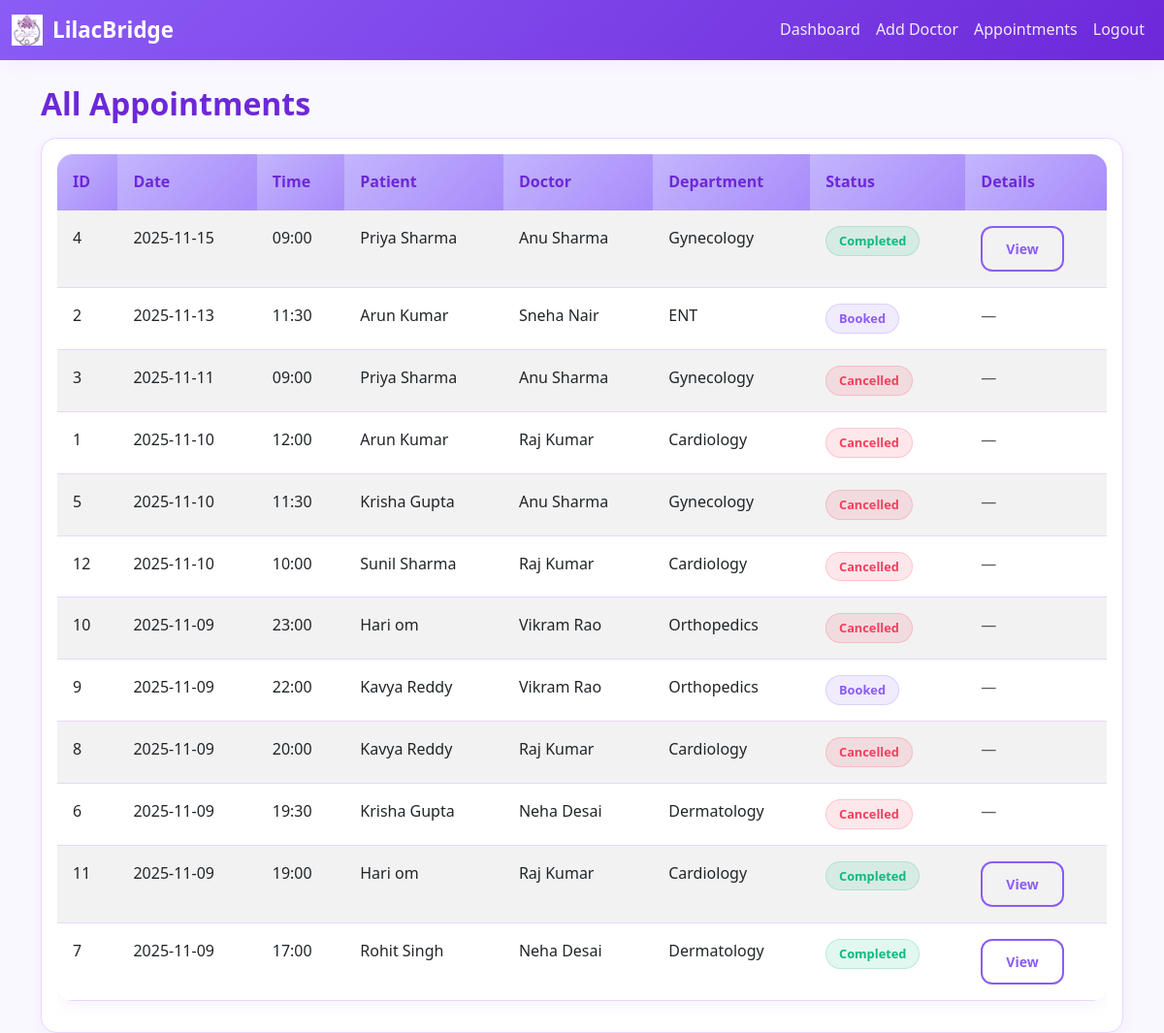
The page /admin/appointments (signed in) on the database its author committed.
### models.py (models this page shows, shortened)
class Appointment(db.Model):
    __tablename__ = 'appointment'
    id = db.Column(db.Integer, primary_key=True)
    patient_id = db.Column(db.Integer, db.ForeignKey('patient.id'), nullable=False)
    doctor_id = db.Column(db.Integer, db.ForeignKey('doctor.id'), nullable=False)
    date = db.Column(db.Date, nullable=False)
    time = db.Column(db.String(20), nullable=False)
    status = db.Column(db.String(20), default='Booked')
    created_at = db.Column(db.DateTime, default=datetime.utcnow)
    treatment = db.relationship('Treatment', backref='appointment', uselist=False, cascade='all, delete-orphan')

class Patient(db.Model):
    __tablename__ = 'patient'
    id = db.Column(db.Integer, primary_key=True)
    username = db.Column(db.String(80), unique=True, nullable=False)
    email = db.Column(db.String(120), unique=True, nullable=False)
    password_hash = db.Column(db.String(256), nullable=False)
    name = db.Column(db.String(120), nullable=False)
    age = db.Column(db.Integer)
    gender = db.Column(db.String(10))
    contact = db.Column(db.String(20))
    address = db.Column(db.Text)
    is_active = db.Column(db.Boolean, default=True)
    created_at = db.Column(db.DateTime, default=datetime.utcnow)
    appointments = db.relationship('Appointment', backref='patient', lazy=True)

class Doctor(db.Model):
    __tablename__ = 'doctor'
    id = db.Column(db.Integer, primary_key=True)
    username = db.Column(db.String(80), unique=True, nullable=False)
    email = db.Column(db.String(120), unique=True, nullable=False)
    password_hash = db.Column(db.String(256), nullable=False)
    name = db.Column(db.String(120), nullable=False)
    department_id = db.Column(db.Integer, db.ForeignKey('department.id'), nullable=False)
    specialization = db.Column(db.String(120))
    experience = db.Column(db.Integer)
    contact = db.Column(db.String(20))
    is_active = db.Column(db.Boolean, default=True)
    created_at = db.Column(db.DateTime, default=datetime.utcnow)
    appointments = db.relationship('Appointment', backref='doctor', lazy=True)
    availability = db.relationship('DoctorAvailability', backref='doctor', lazy=True, cascade='all, delete-orphan')

class Department(db.Model):
    __tablename__ = 'department'
    id = db.Column(db.Integer, primary_key=True)
    name = db.Column(db.String(100), nullable=False, unique=True)
    description = db.Column(db.Text)
    doctors = db.relationship('Doctor', backref='department', lazy=True, cascade='all, delete-orphan')

### app.py (the view)
@app.route('/admin/appointments')
def admin_appointments():
    if session.get('user_type') != 'admin':
        return redirect(url_for('login'))
    appointments = (
        Appointment.query
        .order_by(Appointment.date.desc(), Appointment.time.desc())
        .all()
    )
    show_id = request.args.get('show', type=int)
    highlight = Appointment.query.get(show_id) if show_id else None
    return render_template('admin_appointments.html', appointments=appointments, highlight=highlight)

### templates/admin_appointments.html (shortened to what this page needs)
{% extends "base.html" %}
{% block content %}
<h2 class="mb-3 section-title">All Appointments</h2>
<div class="card">
  <div class="card-body">
    <div class="table-responsive">
      <table class="table table-striped">
        <thead>
          <tr>
            <th>ID</th>
            <th>Date</th>
            <th>Time</th>
            <th>Patient</th>
            <th>Doctor</th>
            <th>Department</th>
            <th>Status</th>
            <th>Details</th>
          </tr>
        </thead>
        <tbody>
          {% for a in appointments %}
          <tr class="{% if highlight and highlight.id == a.id %}table-active{% endif %}">
            <td>{{ a.id }}</td>
            <td>{{ a.date }}</td>
            <td>{{ a.time }}</td>
            <td>{{ a.patient.name }}</td>
            <td>{{ a.doctor.name }}</td>
            <td>{{ a.doctor.department.name }}</td>
            <td>
              {% if a.status == 'Booked' %}
              <span class="badge badge-soft-primary">{{ a.status }}</span>
              {% elif a.status == 'Completed' %}
              <span class="badge badge-soft-success">{{ a.status }}</span>
              {% else %}
              <span class="badge badge-soft-danger">{{ a.status }}</span>
              {% endif %}
            </td>
            <td>
              {% if a.status == 'Completed' and a.treatment %}
              <a class="btn btn-sm btn-outline-primary" href="{{ url_for('admin_appointments', show=a.id) }}">View</a>
              {% else %}
              <span class="text-muted">—</span>
              {% endif %}
            </td>
          </tr>
          {% endfor %}
        </tbody>
      </table>
    </div>
  </div>
</div>
{% endblock %}

### static/css/style.css (style rules this page uses)
:root { --lilac-bg: #faf8ff; --lilac-card: #ffffff; --lilac-primary: #8b5cf6; --lilac-primary-600: #7c3aed; --lilac-primary-700: #6d28d9; --lilac-secondary: #a78bfa; --lilac-accent: #c4b5fd; --lilac-success: #10b981; --lilac-danger: #f43f5e; --lilac-warning: #f59e0b; --lilac-info: #06b6d4; --lilac-border: #e9d5ff; --lilac-muted: #8b5cf6; --lilac-shadow: 0 10px 30px rgba(139, 92, 246, 0.12); --lilac-shadow-soft: 0 4px 18px rgba(139, 92, 246, 0.08); }
html, body { background: var(--lilac-bg); font-family: ui-sans-serif, system-ui, -apple-system, "Segoe UI", Roboto, "Inter", sans-serif; }
body { color: #374151; line-height: 1.6; padding-top: 72px; }
.card { border: 1px solid var(--lilac-border); border-radius: 16px; background: var(--lilac-card); box-shadow: var(--lilac-shadow-soft); transition: all 0.3s ease; }
.btn { border-radius: 12px; font-weight: 600; padding: 0.7rem 1.5rem; transition: all 0.2s ease; }
.btn-outline-primary { color: var(--lilac-primary); border: 2px solid var(--lilac-primary); background: transparent; }
.badge { border-radius: 999px; padding: 0.5rem 0.8rem; font-weight: 600; font-size: 0.8rem; }
.badge-soft-primary { color: var(--lilac-primary); background: rgba(139, 92, 246, 0.12); border: 1px solid rgba(139, 92, 246, 0.2); }
.badge-soft-success { color: var(--lilac-success); background: rgba(16, 185, 129, 0.12); border: 1px solid rgba(16, 185, 129, 0.2); }
.badge-soft-danger { color: var(--lilac-danger); background: rgba(244, 63, 94, 0.12); border: 1px solid rgba(244, 63, 94, 0.2); }
.table { background: var(--lilac-card); border-radius: 16px; overflow: hidden; box-shadow: var(--lilac-shadow-soft); }
.table thead th { background: linear-gradient(135deg, var(--lilac-accent), var(--lilac-secondary)); color: var(--lilac-primary-700); border: none; font-weight: 700; padding: 1rem; }
.table tbody td { padding: 1rem; border-color: var(--lilac-border); }
.section-title { color: var(--lilac-primary-700); font-weight: 800; }

### rows shown on the page
Appointment: id "4", date "2025-11-15", time "09:00", patient.name "Priya Sharma", doctor.name "Anu Sharma", doctor.department.name "Gynecology", status "Completed"
Appointment: id "2", date "2025-11-13", time "11:30", patient.name "Arun Kumar", doctor.name "Sneha Nair", doctor.department.name "ENT", status "Booked"
Appointment: id "3", date "2025-11-11", time "09:00", patient.name "Priya Sharma", doctor.name "Anu Sharma", doctor.department.name "Gynecology", status "Cancelled"
Appointment: id "1", date "2025-11-10", time "12:00", patient.name "Arun Kumar", doctor.name "Raj Kumar", doctor.department.name "Cardiology", status "Cancelled"
Appointment: id "5", date "2025-11-10", time "11:30", patient.name "Krisha Gupta", doctor.name "Anu Sharma", doctor.department.name "Gynecology", status "Cancelled"
Appointment: id "12", date "2025-11-10", time "10:00", patient.name "Sunil Sharma", doctor.name "Raj Kumar", doctor.department.name "Cardiology", status "Cancelled"
Appointment: id "10", date "2025-11-09", time "23:00", patient.name "Hari om", doctor.name "Vikram Rao", doctor.department.name "Orthopedics", status "Cancelled"
Appointment: id "9", date "2025-11-09", time "22:00", patient.name "Kavya Reddy", doctor.name "Vikram Rao", doctor.department.name "Orthopedics", status "Booked"
Appointment: id "8", date "2025-11-09", time "20:00", patient.name "Kavya Reddy", doctor.name "Raj Kumar", doctor.department.name "Cardiology", status "Cancelled"
Appointment: id "6", date "2025-11-09", time "19:30", patient.name "Krisha Gupta", doctor.name "Neha Desai", doctor.department.name "Dermatology", status "Cancelled"
Appointment: id "11", date "2025-11-09", time "19:00", patient.name "Hari om", doctor.name "Raj Kumar", doctor.department.name "Cardiology", status "Completed"
Appointment: id "7", date "2025-11-09", time "17:00", patient.name "Rohit Singh", doctor.name "Neha Desai", doctor.department.name "Dermatology", status "Completed"
